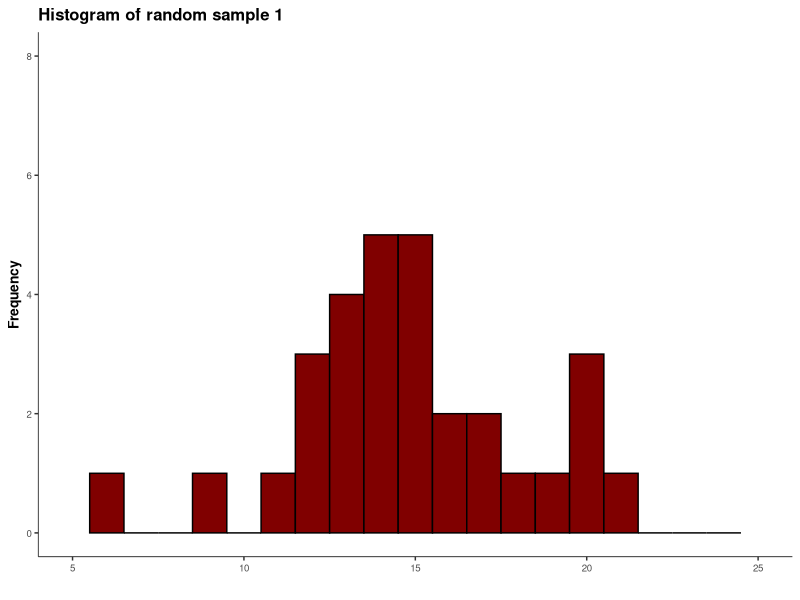
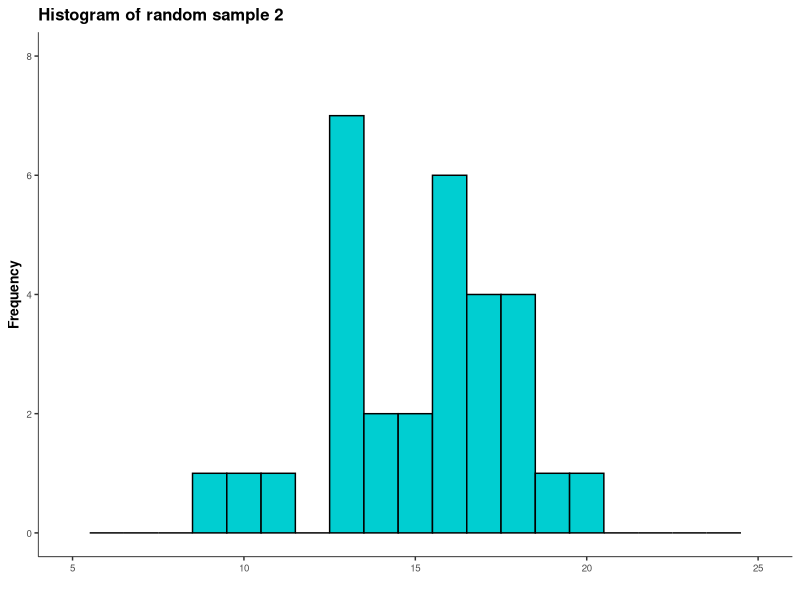
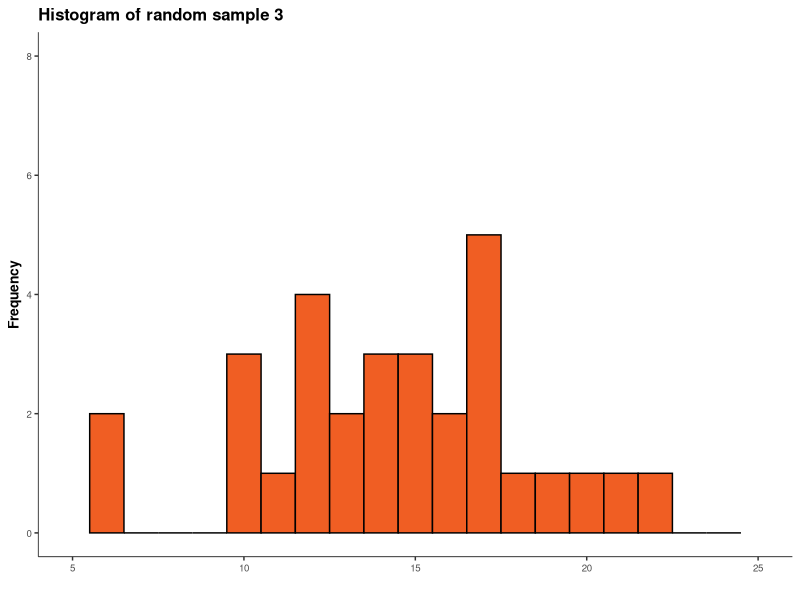

The R source for these figures, in order:
######
# Use the rnorm function in R to generate 3 random samples of size 30 from 
# a normal distribution with mean 15, and standard deviation 3. 
# Plot these as histograms, each on the same X scale. 
# Write down the mean and standard deviation for each.
######
# Packages
library(tidyverse)
library(ggplot2)

# Random sampling
set.seed(8) #set seed for consistent coding
random_sample_1 <- rnorm(30, 15, 3)
random_sample_2 <- rnorm(30, 15, 3)
random_sample_3 <- rnorm(30, 15, 3)

# Histogram of samplings
sample_histogram_1 <- ggplot() + aes(random_sample_1) + geom_histogram(binwidth = 1, fill = "#800000", colour = "black") +
      theme(panel.background = element_blank(), plot.title = element_text(size=12,face="bold"),
        axis.text=element_text(size=7), axis.title=element_text(size=10,face="bold"),
        axis.line.x.bottom = element_line(color="black", size = 0.25),
        axis.line.y.left = element_line(color="black", size = 0.25)) + 
        scale_x_continuous(breaks = seq(5, 25, 5), limits = c(5,25)) +
        scale_y_continuous(breaks = seq(0, 8, 2), limits = c(0,8)) + 
        labs(x = "", y = "Frequency", title = "Histogram of random sample 1")
ggsave("Histogram of random sample 1.pdf", dpi = 300, height = 8.4, width =12.7, units = "cm")  

sample_histogram_2 <- ggplot() + aes(random_sample_2) + geom_histogram(binwidth = 1, fill = "#00CED1", colour = "black") +
  theme(panel.background = element_blank(), plot.title = element_text(size=12,face="bold"),
        axis.text=element_text(size=7), axis.title=element_text(size=10,face="bold"),
        axis.line.x.bottom = element_line(color="black", size = 0.25),
        axis.line.y.left = element_line(color="black", size = 0.25)) + 
  scale_x_continuous(breaks = seq(5, 25, 5), limits = c(5,25)) +
  scale_y_continuous(breaks = seq(0, 8, 2), limits = c(0,8)) + 
  labs(x = "", y = "Frequency", title = "Histogram of random sample 2")
ggsave("Histogram of random sample 2.pdf", dpi = 300, height = 8.4, width =12.7, units = "cm")  

sample_histogram_3 <- ggplot() + aes(random_sample_3) + geom_histogram(binwidth = 1, fill = "#F05E23", colour = "black") +
  theme(panel.background = element_blank(), plot.title = element_text(size=12,face="bold"),
        axis.text=element_text(size=7), axis.title=element_text(size=10,face="bold"),
        axis.line.x.bottom = element_line(color="black", size = 0.25),
        axis.line.y.left = element_line(color="black", size = 0.25)) + 
  scale_x_continuous(breaks = seq(5, 25, 5), limits = c(5,25)) +
  scale_y_continuous(breaks = seq(0, 8, 2), limits = c(0,8)) + 
  labs(x = "", y = "Frequency", title = "Histogram of random sample 3")
ggsave("Histogram of random sample 3.pdf", dpi = 300, height = 8.4, width =12.7, units = "cm")  

# Mean; Standard deviation
mean(random_sample_1); sd(random_sample_1)
mean(random_sample_2); sd(random_sample_2)
mean(random_sample_3); sd(random_sample_3)

###
#226 q.4
###
# Retrieve data
World_Cup <- read.csv("chap08q05WorldCup.csv", header = T)
# Create frequency table of goals
Goal_frequency <- World_Cup %>%
  select(score) %>%
  table() %>%
  as.data.frame()
# Calculate 
sample_mean <- (0*37 + 1*44 + 2*21 +3*10 + 4*4 + 5*1)/112
expected_prob <- (dpois(0:5, sample_mean))
expected_freq <- expected_prob*112
Goal_frequency$expected_freq <- expected_freq
Goal_frequency <- Goal_frequency%>%
  mutate(Chi_Square = ((Freq - expected_freq)^2)/expected_freq)
expected_greater_than_five <- dpois(6, sample_mean)*112
Chi_Suare_greater = ((0 - expected_greater_than_five)^2)/expected_greater_than_five

Chi_Square_sum <- sum(Goal_frequency$Chi_Square) + Chi_Suare_greater
qchisq(0.95, 5)
